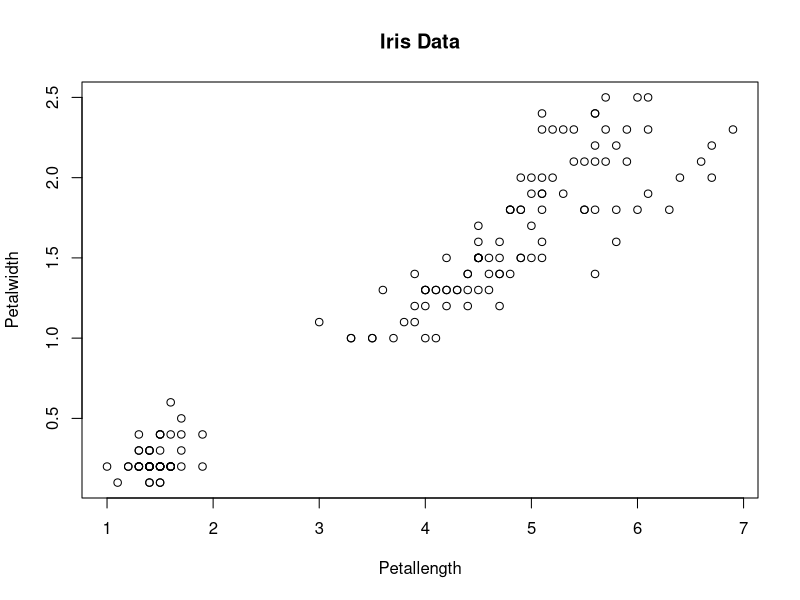
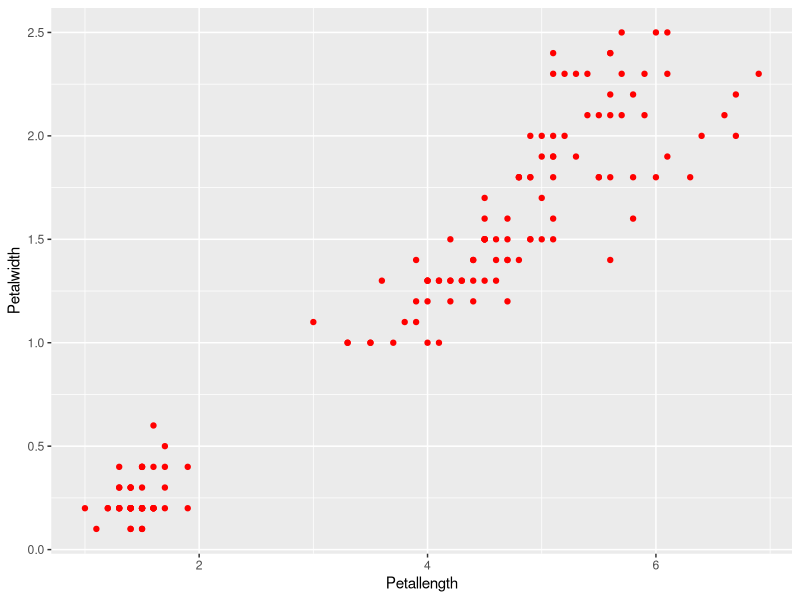
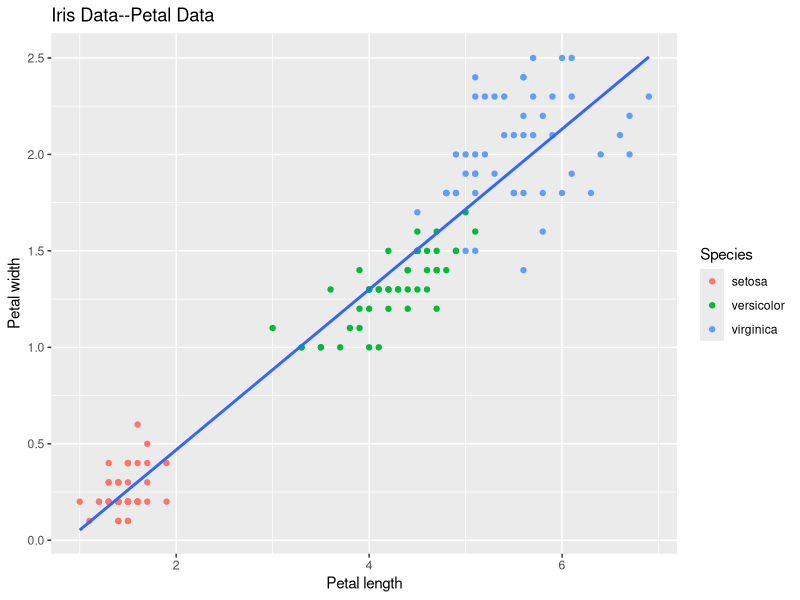
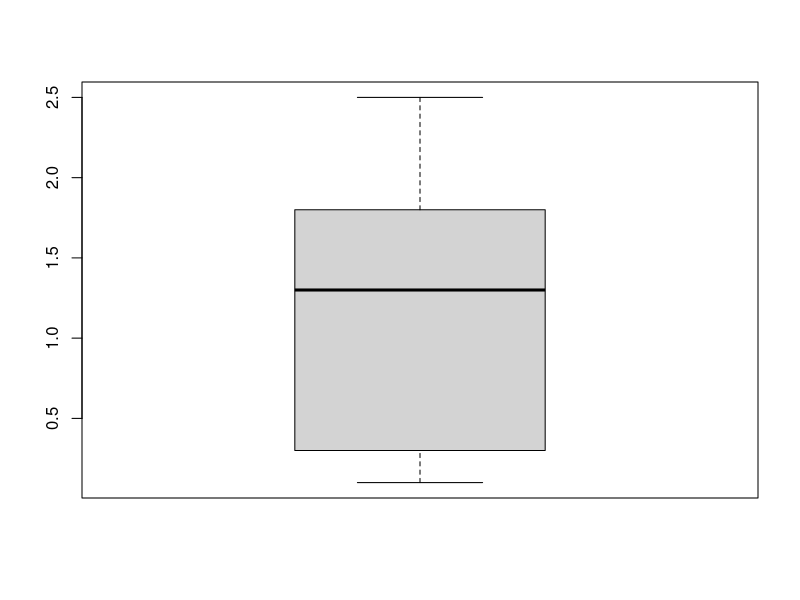
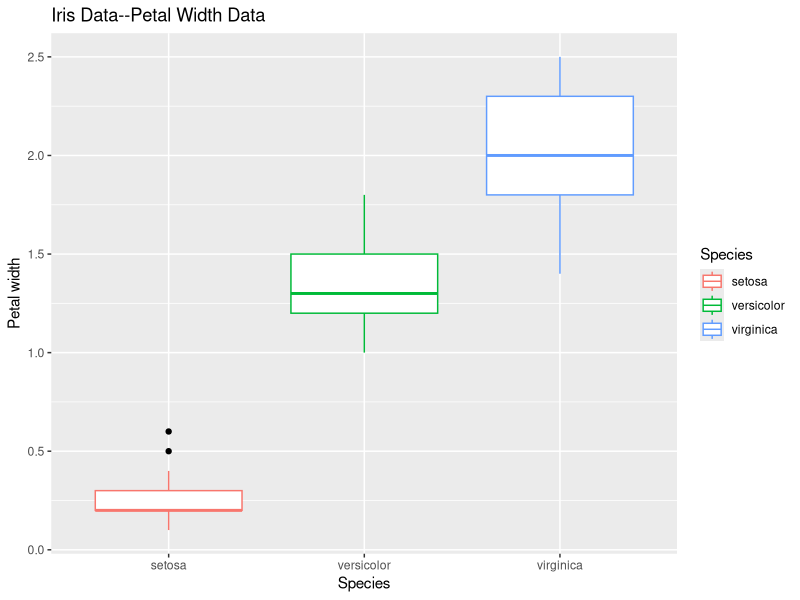

Here is the R script that generated these plots, in order:
## ---- chunk 1
head(iris)
iris[1:6,] #[列,行]
iris[1:6,1:3]
dim(iris) #整個資料幾行幾列
summary(iris)
Petallength=iris[,3] #另第三行為petallength
Petalwidth=iris[,4]
Species=iris[,5]
mean(Petallength)
sd(Petalwidth)
quantile(Petallength,probs=c(0,0.25,0.5,0.75,1)) #百分位數
cov(Petallength,Petalwidth)
plot(x=Petallength,y=Petalwidth,main="Iris Data")
library(ggplot2)
Irisdata=data.frame(Petallength=Petallength,Petalwidth=Petalwidth,Species=Species)
#轉成dataframe
ggplot(data=Irisdata,aes(x=Petallength,y=Petalwidth))+
  geom_point(aes(x=Petallength,y=Petalwidth),color="red") 
#選Irisdat為data，令x和y軸為誰＋選x和y軸是哪個變數，選紅色為點的顏色
ggplot(data=Irisdata,aes(x=Petallength,y=Petalwidth))+ #撲紙
  geom_point(aes(x=Petallength,y=Petalwidth,color=Species))+  #用species分三種顏色
  geom_smooth(method="lm",se=FALSE)+  #stander error=False 圖不會有陰影
  ggtitle("Iris Data--Petal Data")+
  xlab("Petal length")+ylab("Petal width")

boxplot(Petalwidth)
ggplot(data=Irisdata,aes(x=Species,y=Petalwidth))+
  geom_boxplot(aes(x=Species,y=Petalwidth,color=Species),outlier.color="black",
               outlier.size=1.5)+   #黑點為ourlier,超過R設定的標準差
  ggtitle("Iris Data--Petal Width Data")+
  xlab("Species")+ylab("Petal width")

